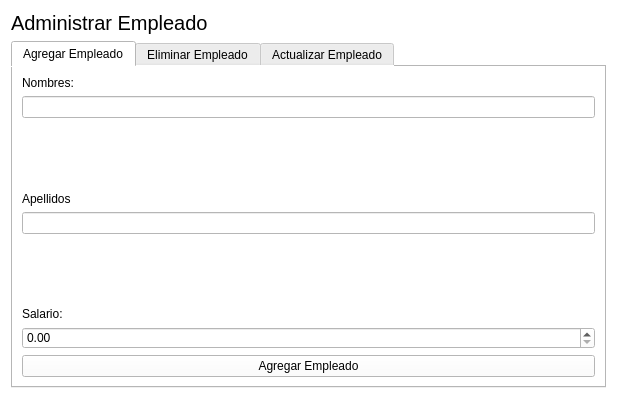
<?xml version="1.0" encoding="UTF-8"?>
<ui version="4.0">
 <class>AdminEmpleado</class>
 <widget class="QWidget" name="AdminEmpleado">
  <property name="geometry">
   <rect>
    <x>0</x>
    <y>0</y>
    <width>617</width>
    <height>399</height>
   </rect>
  </property>
  <property name="windowTitle">
   <string>Form</string>
  </property>
  <property name="styleSheet">
   <string notr="true">background-color: white;</string>
  </property>
  <layout class="QVBoxLayout" name="verticalLayout">
   <item>
    <widget class="QLabel" name="label">
     <property name="font">
      <font>
       <pointsize>15</pointsize>
      </font>
     </property>
     <property name="text">
      <string>Administrar Empleado</string>
     </property>
    </widget>
   </item>
   <item>
    <widget class="QTabWidget" name="tabWidget">
     <property name="currentIndex">
      <number>0</number>
     </property>
     <widget class="QWidget" name="tab">
      <attribute name="title">
       <string>Agregar Empleado</string>
      </attribute>
      <layout class="QVBoxLayout" name="verticalLayout_2">
       <item>
        <widget class="QLabel" name="label_2">
         <property name="text">
          <string>Nombres:</string>
         </property>
        </widget>
       </item>
       <item>
        <widget class="QLineEdit" name="lineEdit"/>
       </item>
       <item>
        <spacer name="verticalSpacer">
         <property name="orientation">
          <enum>Qt::Vertical</enum>
         </property>
         <property name="sizeHint" stdset="0">
          <size>
           <width>20</width>
           <height>40</height>
          </size>
         </property>
        </spacer>
       </item>
       <item>
        <widget class="QLabel" name="label_3">
         <property name="text">
          <string>Apellidos</string>
         </property>
        </widget>
       </item>
       <item>
        <widget class="QLineEdit" name="lineEdit_2"/>
       </item>
       <item>
        <spacer name="verticalSpacer_2">
         <property name="orientation">
          <enum>Qt::Vertical</enum>
         </property>
         <property name="sizeHint" stdset="0">
          <size>
           <width>20</width>
           <height>40</height>
          </size>
         </property>
        </spacer>
       </item>
       <item>
        <widget class="QLabel" name="label_4">
         <property name="text">
          <string>Salario:</string>
         </property>
        </widget>
       </item>
       <item>
        <widget class="QDoubleSpinBox" name="doubleSpinBox"/>
       </item>
       <item>
        <widget class="QPushButton" name="pushButton">
         <property name="text">
          <string>Agregar Empleado</string>
         </property>
        </widget>
       </item>
      </layout>
     </widget>
     <widget class="QWidget" name="tab_2">
      <attribute name="title">
       <string>Eliminar Empleado</string>
      </attribute>
      <layout class="QVBoxLayout" name="verticalLayout_3">
       <item>
        <widget class="QLabel" name="label_5">
         <property name="text">
          <string>Elegir Empleado</string>
         </property>
        </widget>
       </item>
       <item>
        <widget class="QComboBox" name="comboBoxEliminarEmpleado"/>
       </item>
       <item>
        <spacer name="verticalSpacer_3">
         <property name="orientation">
          <enum>Qt::Vertical</enum>
         </property>
         <property name="sizeHint" stdset="0">
          <size>
           <width>20</width>
           <height>40</height>
          </size>
         </property>
        </spacer>
       </item>
       <item>
        <widget class="QPushButton" name="pushButtonEliminarEmpleado">
         <property name="text">
          <string>Eliminar Empleado</string>
         </property>
        </widget>
       </item>
      </layout>
     </widget>
     <widget class="QWidget" name="tab_3">
      <attribute name="title">
       <string>Actualizar Empleado</string>
      </attribute>
      <layout class="QVBoxLayout" name="verticalLayout_4">
       <item>
        <widget class="QLabel" name="label_6">
         <property name="text">
          <string>Nuevo nombres:</string>
         </property>
        </widget>
       </item>
       <item>
        <widget class="QLineEdit" name="lineEditNuevoNombreEmpleado"/>
       </item>
       <item>
        <spacer name="verticalSpacer_4">
         <property name="orientation">
          <enum>Qt::Vertical</enum>
         </property>
         <property name="sizeHint" stdset="0">
          <size>
           <width>20</width>
           <height>40</height>
          </size>
         </property>
        </spacer>
       </item>
       <item>
        <widget class="QLabel" name="label_8">
         <property name="text">
          <string>Nuevo apellidos</string>
         </property>
        </widget>
       </item>
       <item>
        <widget class="QLineEdit" name="lineEditNuevoApellido"/>
       </item>
       <item>
        <spacer name="verticalSpacer_5">
         <property name="orientation">
          <enum>Qt::Vertical</enum>
         </property>
         <property name="sizeHint" stdset="0">
          <size>
           <width>20</width>
           <height>40</height>
          </size>
         </property>
        </spacer>
       </item>
       <item>
        <widget class="QLabel" name="label_7">
         <property name="text">
          <string>Nuevo salario:</string>
         </property>
        </widget>
       </item>
       <item>
        <widget class="QDoubleSpinBox" name="doubleSpinBoxNuevoSalario"/>
       </item>
       <item>
        <spacer name="verticalSpacer_6">
         <property name="orientation">
          <enum>Qt::Vertical</enum>
         </property>
         <property name="sizeHint" stdset="0">
          <size>
           <width>20</width>
           <height>40</height>
          </size>
         </property>
        </spacer>
       </item>
       <item>
        <widget class="QPushButton" name="pushButtonActualizarEmpleados">
         <property name="text">
          <string>Agregar Empleado</string>
         </property>
        </widget>
       </item>
      </layout>
     </widget>
    </widget>
   </item>
  </layout>
 </widget>
 <resources/>
 <connections/>
</ui>
